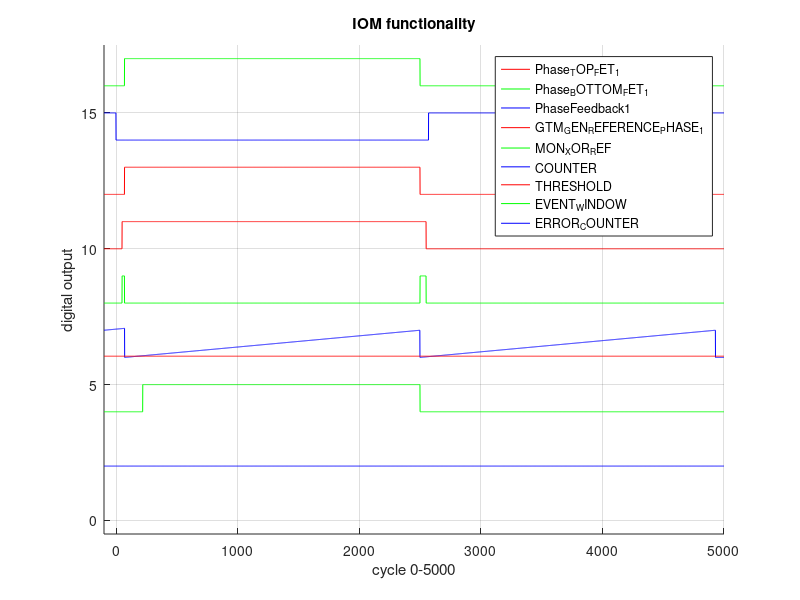

Reproduce this figure in MATLAB.
clear all 
close all

START = 100;
STEP  = 1; %us
END   = 5000;    %us
DUTY_CYCLE_50 = 2500;
HIGH = 1;
LOW  = 0;
NUMBER_OF_SIGNALS_PLOTTING = 8;
DEAD_TIME = 70;
IOM_DEBOUNCE_TIME_DELAY = 50;
THRESHOLD_FOR_EVENT_COUNTER = 220/5000;
THR = 220;

TIME = -START:STEP:END;

%limits
Phase_TOP_FET_1_ON  = DEAD_TIME+START;
Phase_TOP_FET_1_OFF = DUTY_CYCLE_50+START;
Phase_BOTTOM_FET_1_ON  = START;
Phase_BOTTOM_FET_1_OFF = DUTY_CYCLE_50+START+DEAD_TIME;
PhaseFeedback1_ON  = DEAD_TIME+START; 
PhaseFeedback1_OFF = DUTY_CYCLE_50+START;
GTM_GEN_REFERENCE_PHASE_1_ON  = Phase_BOTTOM_FET_1_ON+IOM_DEBOUNCE_TIME_DELAY;
GTM_GEN_REFERENCE_PHASE_1_OFF = PhaseFeedback1_OFF+IOM_DEBOUNCE_TIME_DELAY;
COUNTER_RESET1 = PhaseFeedback1_ON;
COUNTER_RESET2 = PhaseFeedback1_OFF;
% end limits

% calculation
Phase_TOP_FET_1 = zeros(1,length(TIME));
Phase_TOP_FET_1((Phase_TOP_FET_1_ON):(Phase_TOP_FET_1_OFF)) = HIGH;

Phase_BOTTOM_FET_1 = ones(1,length(TIME));
Phase_BOTTOM_FET_1(Phase_BOTTOM_FET_1_ON:Phase_BOTTOM_FET_1_OFF) = LOW;

PhaseFeedback1 = zeros(1,length(TIME));
PhaseFeedback1(PhaseFeedback1_ON:PhaseFeedback1_OFF) = 1;

GTM_GEN_REFERENCE_PHASE_1 = zeros(1, length(TIME));
GTM_GEN_REFERENCE_PHASE_1(GTM_GEN_REFERENCE_PHASE_1_ON:GTM_GEN_REFERENCE_PHASE_1_OFF) = 1;

MON_XOR_REF = zeros(1,length(TIME));
MON_XOR_REF = xor(PhaseFeedback1,GTM_GEN_REFERENCE_PHASE_1);

COUNTER = zeros(1, length(TIME));
ANGLE   = 1/(COUNTER_RESET2-COUNTER_RESET1);
for index=COUNTER_RESET1:1:COUNTER_RESET2
   COUNTER(index) = ANGLE*(index-COUNTER_RESET1); 
end
for index2=COUNTER_RESET2:1:COUNTER_RESET2+(COUNTER_RESET2-COUNTER_RESET1)
   COUNTER(index2) = ANGLE*(index2-COUNTER_RESET2); 
end
for index3=1:1:COUNTER_RESET1
   COUNTER(index3) = (ANGLE*(index3-(COUNTER_RESET1-COUNTER_RESET2))); 
end

THRESHOLD = zeros(1,length(TIME));
THRESHOLD = THRESHOLD + THRESHOLD_FOR_EVENT_COUNTER;

EVENT_WINDOW = zeros(1,length(TIME));
EVENT_WINDOW(START+THR:PhaseFeedback1_OFF) = 1;

ERROR_COUNTER = zeros(1,length(TIME));
ERROR_COUNTER = and(EVENT_WINDOW,MON_XOR_REF);
% end calculation

% plotting proccessing

Phase_TOP_FET_1           = Phase_TOP_FET_1           + 2*(NUMBER_OF_SIGNALS_PLOTTING);
Phase_BOTTOM_FET_1        = Phase_BOTTOM_FET_1        + 2*(NUMBER_OF_SIGNALS_PLOTTING-1);
PhaseFeedback1            = PhaseFeedback1            + 2*(NUMBER_OF_SIGNALS_PLOTTING-2);
GTM_GEN_REFERENCE_PHASE_1 = GTM_GEN_REFERENCE_PHASE_1 + 2*(NUMBER_OF_SIGNALS_PLOTTING-3);
MON_XOR_REF               = MON_XOR_REF               + 2*(NUMBER_OF_SIGNALS_PLOTTING-4);
COUNTER                   = COUNTER                   + 2*(NUMBER_OF_SIGNALS_PLOTTING-5);
THRESHOLD                 = THRESHOLD                 + 2*(NUMBER_OF_SIGNALS_PLOTTING-5);
EVENT_WINDOW              = EVENT_WINDOW              + 2*(NUMBER_OF_SIGNALS_PLOTTING-6);
ERROR_COUNTER             = ERROR_COUNTER             + 2*(NUMBER_OF_SIGNALS_PLOTTING-7);
% end plotting proccessing

figure(1)
hold on
%axis equal
grid on
plot(TIME,PhaseFeedback1,'r')
plot(TIME,Phase_TOP_FET_1,'g')
plot(TIME,Phase_BOTTOM_FET_1,'b')
plot(TIME,GTM_GEN_REFERENCE_PHASE_1,'r')
plot(TIME,MON_XOR_REF,'g')
plot(TIME,COUNTER,'b')
plot(TIME,THRESHOLD,'r')
plot(TIME,EVENT_WINDOW,'g')
plot(TIME,ERROR_COUNTER,'b')

legend('Phase_TOP_FET_1','Phase_BOTTOM_FET_1','PhaseFeedback1','GTM_GEN_REFERENCE_PHASE_1','MON_XOR_REF','COUNTER','THRESHOLD','EVENT_WINDOW','ERROR_COUNTER');
title('IOM functionality');
xlabel('cycle 0-5000');
ylabel('digital output');
axis([-100 5000 -0.5 NUMBER_OF_SIGNALS_PLOTTING*2+1.5])